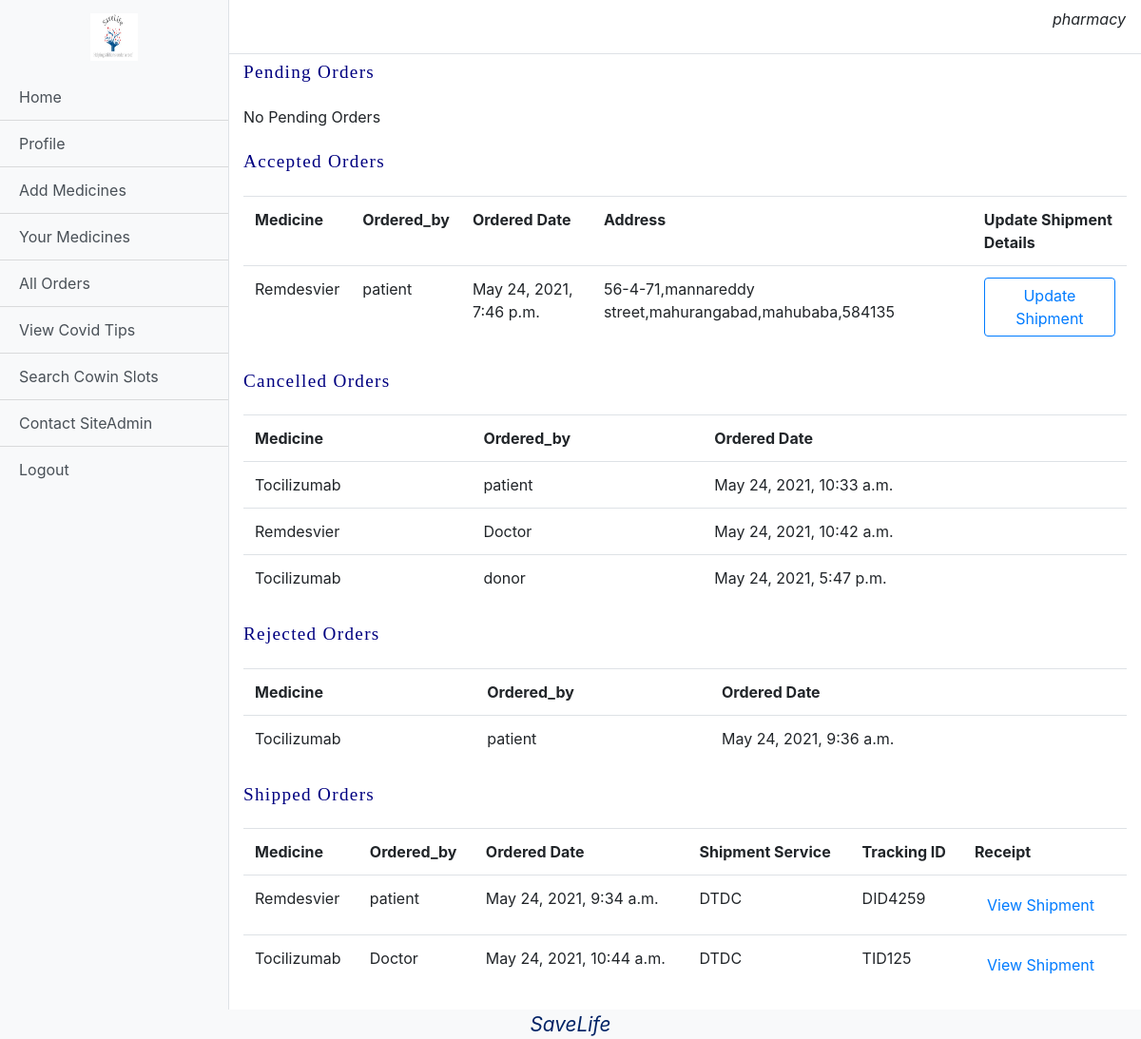
The page /pharmacy/yourOrders (signed in) on the database its author committed.
### base/models.py (models this page shows, shortened)
class User(AbstractUser):
    type = models.CharField(max_length=10,choices=(("Patient","Patient"),("Doctor","Doctor"),("Donor","Donor"),("Pharmacy","Pharmacy")))

class Profile(models.Model):
    user = models.OneToOneField(User,on_delete=models.CASCADE)
    address1 = models.CharField(max_length=1000)
    address2 = models.CharField(max_length=1000)
    street =  models.CharField(max_length=1000)
    city = models.CharField(max_length=1000)
    state = models.CharField(max_length=1000)
    pincode = models.IntegerField()
    covid = models.BooleanField()
    skype = models.CharField(blank=True,max_length=200)
    mobile = models.BigIntegerField(null=True)

### pharmacy/models.py (models this page shows)
class Order(models.Model):
    medicine = models.ForeignKey(Medicine,on_delete=models.SET_NULL,null=True)
    ordered_by = models.ForeignKey(User,related_name='ordered_by',on_delete=models.DO_NOTHING)
    ordered_to = models.ForeignKey(User,related_name='ordered_to',on_delete=models.DO_NOTHING)
    ordered_date = models.DateTimeField(auto_now_add=True)
    status = models.CharField(max_length=15,choices=(('Cancelled','Cancelled'),('Pending','Pending'),('Accepted','Accepted'),('Rejected','Rejected'),('Shipped','Shipped')))
    tracking_id = models.CharField(max_length=500,blank=True,null=True)
    service = models.CharField(max_length=250,blank=True,null=True)
    receipt = models.ImageField(upload_to='orders',blank=True,null=True)
    billing = models.ForeignKey(Bill,on_delete=models.SET_NULL,null=True)

class Medicine(models.Model):
    name = models.CharField(max_length=2048)
    image = models.ImageField(upload_to='medicines')
    description = models.CharField(max_length=2048)
    cost = models.IntegerField()
    expiry_date = models.DateField()
    expected_delivery = models.IntegerField()
    user = models.ForeignKey(User,on_delete=models.CASCADE)

### pharmacy/views.py (the view)
# urls.py: path('yourOrders',views.yourOrder,name="yourOrder"),
def yourOrders(request):
    pending = Order.objects.filter(status="Pending",ordered_to=request.user)
    cancelled = Order.objects.filter(status="Cancelled",ordered_to=request.user)
    rejected = Order.objects.filter(status="Rejected",ordered_to=request.user)
    accepted = Order.objects.filter(status="Accepted",ordered_to=request.user)
    shipped = Order.objects.filter(ordered_to= request.user,status="Shipped")
    p_l,a_l,r_l,s_l,c_l = len(pending),len(accepted),len(rejected),len(shipped),len(cancelled)
    return render(request,"Pharmacy/yourOrders.html",{'pending':pending,'accepted':accepted,'rejected':rejected,'shipped':shipped,'cancelled':cancelled,
                        'pl':p_l,'rl':r_l,'al':a_l,'sl':s_l,'cl':c_l})

### templates/Pharmacy/yourOrders.html (shortened to what this page needs)
{%extends "Pharmacy/dashboard.html"%}
{%load static%}
{%block content%}
<link rel="stylesheet" href="{%static 'css/home.css'%}">
<p class="aboutText">Pending Orders</p>
{% if pl == 0%}
<p>No Pending Orders</p>
{%endif%}
<p class="aboutText">Accepted Orders</p>
{% if al == 0%}
<p>No New Orders Accepted</p>
{%else%}
<table class="table">
    <tr>
        <th>Medicine</th>
        <th>Ordered_by</th>
        <th>Ordered Date</th>
        <th>Address</th>
        <th>Update Shipment Details</th>
    </tr>
    {%for item in accepted%}
    <tr>
        <td>{{item.medicine.name}}</td>
        <td>{{item.ordered_by.first_name}}</td>
        <td>{{item.ordered_date}}</td>
        <td>{{item.ordered_by.profile.address1}},{{item.ordered_by.profile.address2}},{{item.ordered_by.profile.city}},{{item.ordered_by.profile.state}},{{item.ordered_by.profile.pincode}}</td>
        <td><a href="/pharmacy/shipment/{{item.id}}" class="btn btn-outline-primary">Update Shipment</a></td>
    </tr>
    {%endfor%}
</table>
{%endif%}
<p class="aboutText">Cancelled Orders</p>
{% if cl == 0%}
<p>No Orders Cancelled</p>
{%else%}
<table class="table">
    <tr>
        <th>Medicine</th>
        <th>Ordered_by</th>
        <th>Ordered Date</th>
    </tr>
    {%for item in cancelled%}
    <tr>
        <td>{{item.medicine.name}}</td>
        <td>{{item.ordered_by.first_name}}</td>
        <td>{{item.ordered_date}}</td>
    </tr>
    {%endfor%}
</table>
{%endif%}
<p class="aboutText">Rejected Orders</p>
{% if rl == 0%}
<p>No Rejected Orders</p>
{%else%}
<table class="table">
    <tr>
        <th>Medicine</th>
        <th>Ordered_by</th>
        <th>Ordered Date</th>
    </tr>
    {%for item in rejected%}
    <tr>
        <td>{{item.medicine.name}}</td>
        <td>{{item.ordered_by.first_name}}</td>
        <td>{{item.ordered_date}}</td>
    </tr>
    {%endfor%}
</table>
{%endif%}
<p class="aboutText">Shipped Orders</p>
{% if sl == 0%}
<p>No Orders Shipped</p>
{%else%}
<table class="table">
    <tr>
        <th>Medicine</th>
        <th>Ordered_by</th>
        <th>Ordered Date</th>
        <th>Shipment Service</th>
        <th>Tracking ID</th>
        <th>Receipt</th>
    </tr>
    {%for item in shipped%}
    <tr>
        <td>{{item.medicine.name}}</td>
        <td>{{item.ordered_by.first_name}}</td>
        <td>{{item.ordered_date}}</td>
        <td>{{item.service}}</td>
        <td>{{item.tracking_id}}</td>
        <td><a href="{{item.receipt.url}}" class="btn btn-link">View Shipment</a></td>
    </tr>
    {%endfor%}
</table>
{%endif%}
{%endblock%}

### templates/Pharmacy/dashboard.html (shortened to what this page needs)
{%load static%}
{% load google_translate %}
<!DOCTYPE html>
<html lang="en">
<head>
    <link rel="stylesheet" href="https://cdn.jsdelivr.net/npm/bootstrap@4.5.3/dist/css/bootstrap.min.css">
    <link rel="stylesheet" href="{% static 'css/dashboard.css' %}">
</head>
<body>
  <div class="d-flex" id="wrapper">
    <div class="bg-light border-right" id="sidebar-wrapper">
      <div class="sidebar-heading"><center><img src="{% static 'images/logo.jpg' %}" width="50px" height="50px"></center></div>
      <div class="list-group list-group-flush">
        <a href="/dashboard" class="list-group-item list-group-item-action bg-light">Home</a>
        <a href="/addProfile" class="list-group-item list-group-item-action bg-light">Profile</a>
        <a href="/pharmacy/addMedicine" class="list-group-item list-group-item-action bg-light">Add Medicines</a>
        <a href="/pharmacy/yourMedicine" class="list-group-item list-group-item-action bg-light">Your Medicines</a>
        <a href="/pharmacy/yourOrders" class="list-group-item list-group-item-action bg-light">All Orders</a>
        <a href="/covidTips" class="list-group-item list-group-item-action bg-light">View Covid Tips</a>
        <a href="/cowinSlot" class="list-group-item list-group-item-action bg-light">Search Cowin Slots</a>
        <a href="/contactAdmin" class="list-group-item list-group-item-action bg-light">Contact SiteAdmin</a>
        <a href="/logout" class="list-group-item list-group-item-action bg-light">Logout</a>
      </div>
    </div>
    <div id="page-content-wrapper">
      <nav class="navbar navbar-expand-lg navbar-light bg-transparent border-bottom">
        <button class="btn btn-link" id="menu-toggle"></button>
        <p class="justify-content-end ml-auto" style="font-style: oblique;">{% google_translate type='vertical' language='en' %} {{request.user.username}}</p>
      </nav>
      <div class="container-fluid">
            {%block content%}
            {%endblock%}
      </div>
    </div>
  </div>
  <div class="footer obq bg-light">
    SaveLife
</div>
</body>
</html>

### static/css/dashboard.css (style rules this page uses)
#wrapper { overflow-x: hidden; }
#sidebar-wrapper { min-height: 100vh; margin-left: -15rem; -webkit-transition: margin .25s ease-out; -moz-transition: margin .25s ease-out; -o-transition: margin .25s ease-out; transition: margin .25s ease-out; }
.footer { font-weight: 400; font-size: 1.3em; left: 0; bottom: 0; width: 100%; color: #002366; text-align: center; }
#sidebar-wrapper .sidebar-heading { padding: 0.875rem 1.25rem; font-size: 1.2rem; }
#sidebar-wrapper .list-group { width: 15rem; }
#page-content-wrapper { min-width: 100vw; }
@media (min-width: 768px) { #sidebar-wrapper { margin-left: 0; } }
@media (min-width: 768px) { #page-content-wrapper { min-width: 0; width: 100%; } }
.obq { font-style: oblique; font-size: 1.5em; text-align:center; }

### static/css/home.css (style rules this page uses)
.aboutText { font-family: Georgia, 'Times New Roman', Times, serif; font-weight: 200; line-height: 2em; font-size: larger; letter-spacing: 1.3px; text-align: justify; color: #000080; }
.footer { text-align: center; }
.footer { font-weight: 400; font-size: 1.3em; left: 0; bottom: 0; width: 100%; color: #002366; text-align: center; }

### rows shown on the page
User: user.username "pharmacy"
Order: medicine.name "Remdesvier", ordered_by.first_name "patient", ordered_date "May 24, 2021, 7:46 p.m.", ordered_by.profile.address1 "56-4-71", ordered_by.profile.address2 "mannareddy street", ordered_by.profile.city "mahurangabad", ordered_by.profile.state "mahubaba", ordered_by.profile.pincode "584135"
Order: medicine.name "Tocilizumab", ordered_by.first_name "patient", ordered_date "May 24, 2021, 10:33 a.m."
Order: medicine.name "Remdesvier", ordered_by.first_name "Doctor", ordered_date "May 24, 2021, 10:42 a.m."
Order: medicine.name "Tocilizumab", ordered_by.first_name "donor", ordered_date "May 24, 2021, 5:47 p.m."
Order: medicine.name "Tocilizumab", ordered_by.first_name "patient", ordered_date "May 24, 2021, 9:36 a.m."
Order: medicine.name "Remdesvier", ordered_by.first_name "patient", ordered_date "May 24, 2021, 9:34 a.m.", service "DTDC", tracking_id "DID4259"
Order: medicine.name "Tocilizumab", ordered_by.first_name "Doctor", ordered_date "May 24, 2021, 10:44 a.m.", service "DTDC", tracking_id "TID125"
